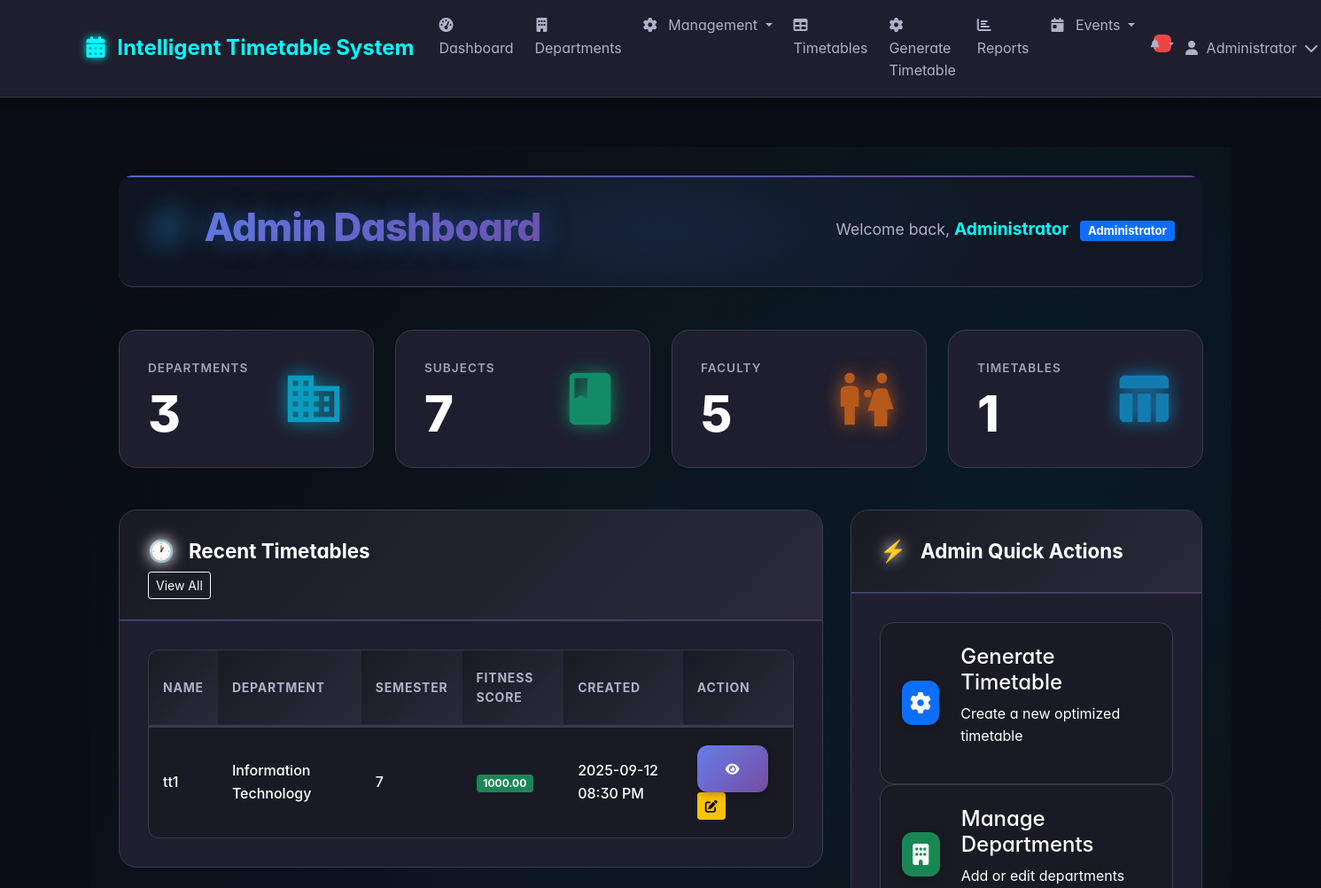
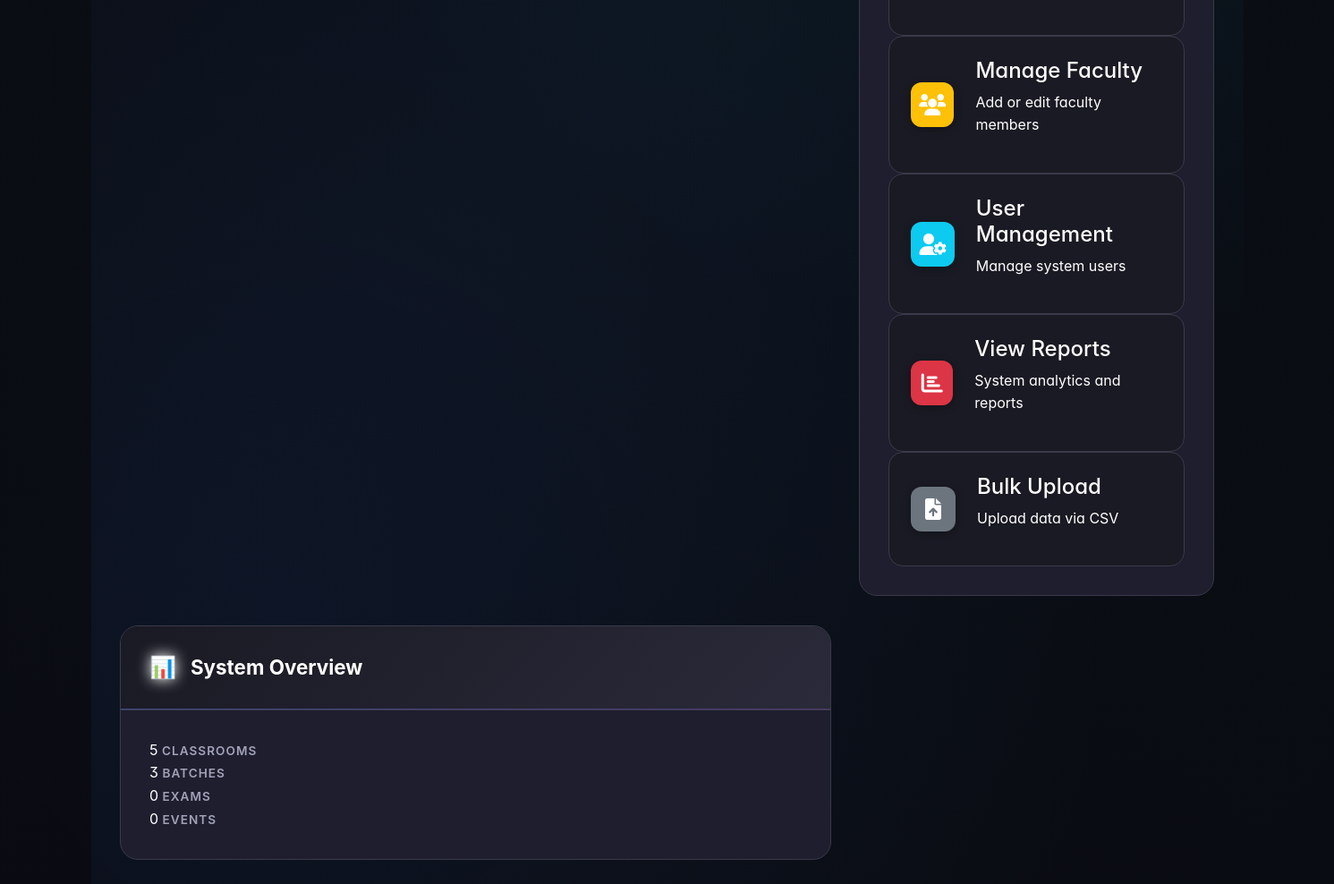
Page /admin/dashboard (signed in) on the earlier database version (2 pictures, top to bottom).
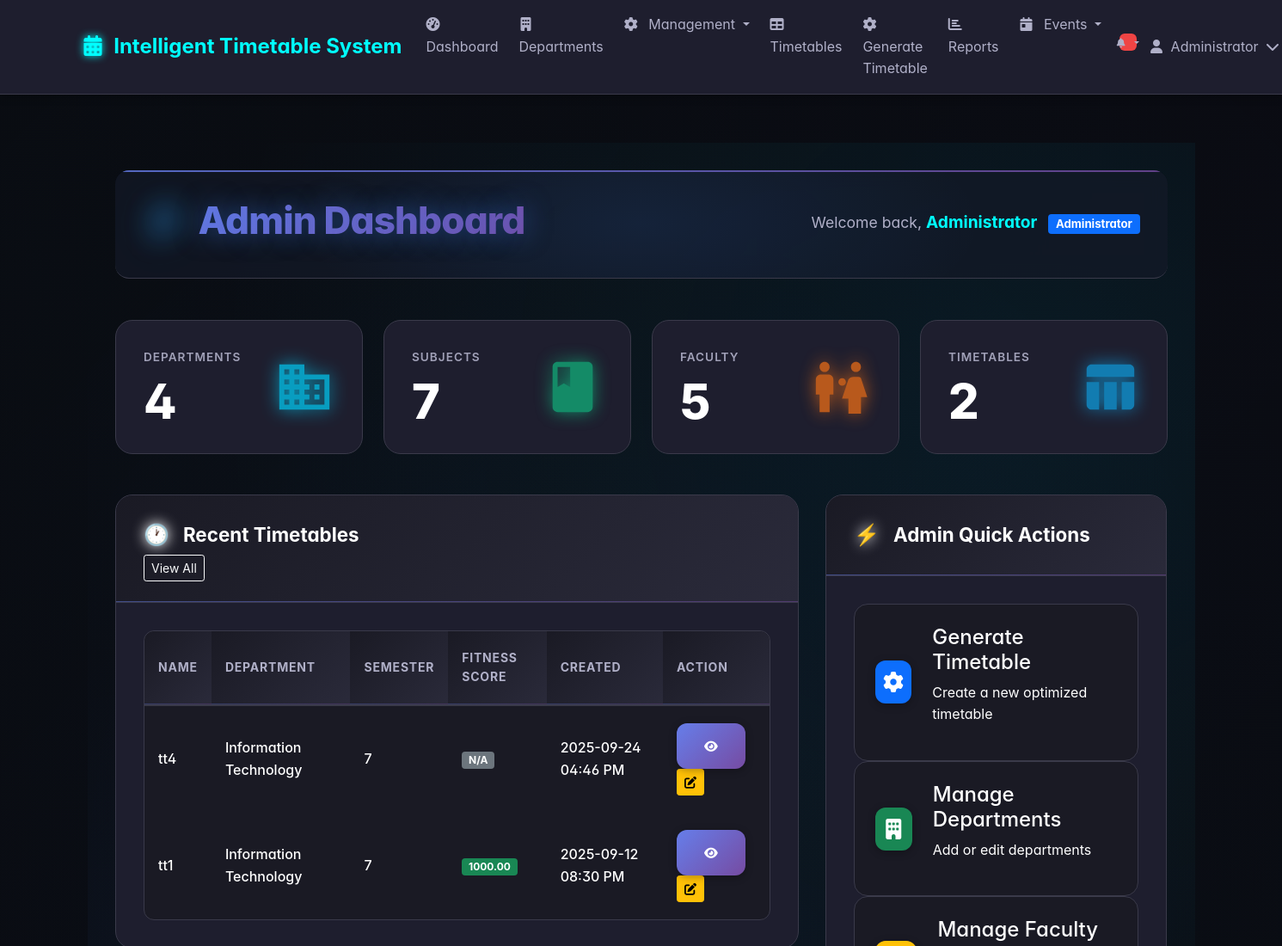
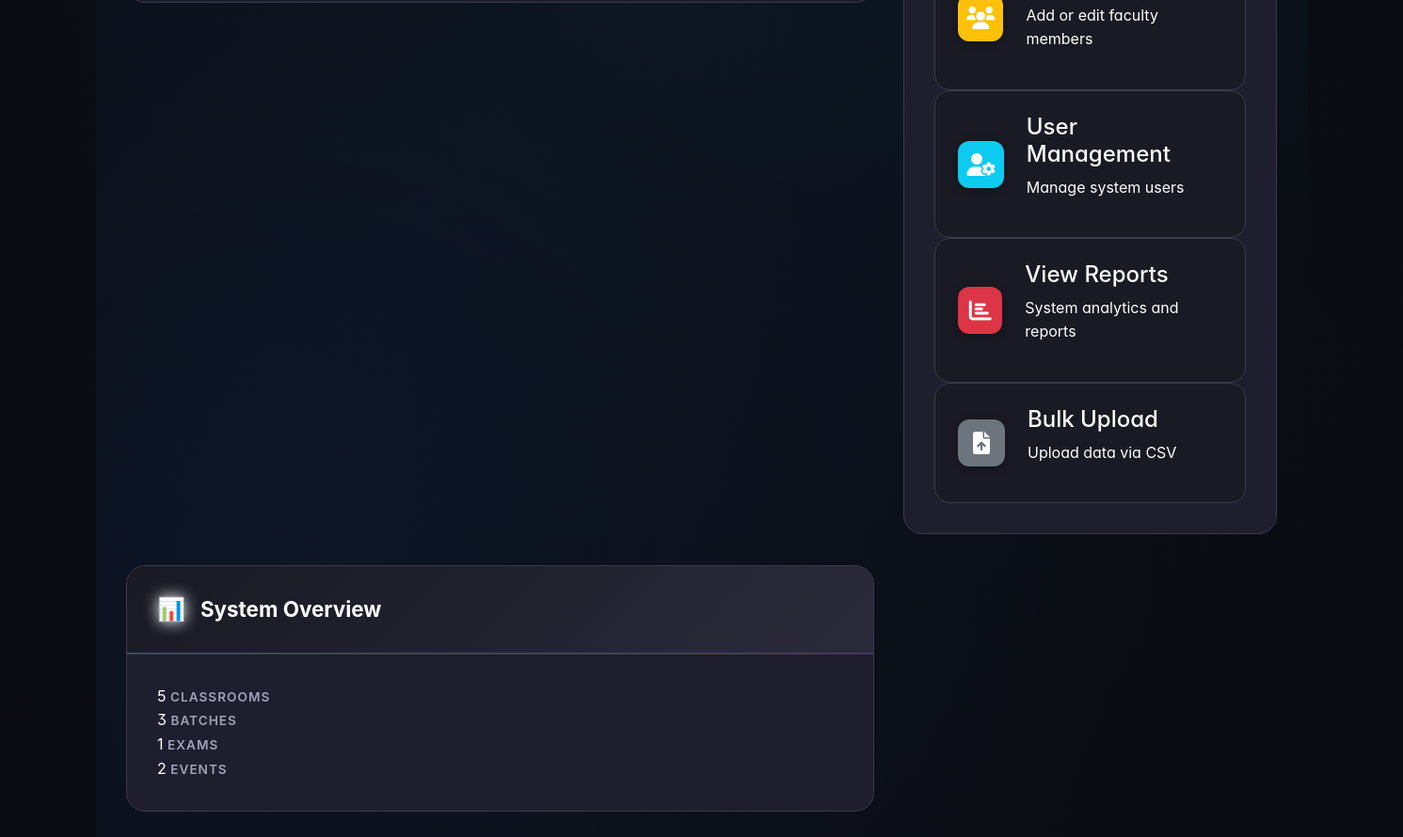
Same page on the later database version (2 pictures, top to bottom).
### tables this page shows
CREATE TABLE timetables (
            id INTEGER PRIMARY KEY AUTOINCREMENT,
            name TEXT NOT NULL,
            department_id INTEGER,
            semester INTEGER,
            fitness_score REAL,
            generated_by INTEGER,
            created_at DATETIME DEFAULT CURRENT_TIMESTAMP,
            FOREIGN KEY (department_id) REFERENCES departments (id),
            FOREIGN KEY (generated_by) REFERENCES users (id)
        );

CREATE TABLE departments (
            id INTEGER PRIMARY KEY AUTOINCREMENT,
            name TEXT NOT NULL,
            code TEXT UNIQUE NOT NULL,
            created_at DATETIME DEFAULT CURRENT_TIMESTAMP
        );

### app.py (the view)
@app.route('/admin/dashboard')
@admin_required
def admin_dashboard():
    conn = sqlite3.connect('timetable.db')
    conn.row_factory = sqlite3.Row
    cursor = conn.cursor()
    cursor.execute('SELECT COUNT(*) as count FROM departments')
    dept_count = cursor.fetchone()['count']
    cursor.execute('SELECT COUNT(*) as count FROM subjects')
    sub_count = cursor.fetchone()['count']
    cursor.execute('SELECT COUNT(*) as count FROM faculty')
    faculty_count = cursor.fetchone()['count']
    cursor.execute('SELECT COUNT(*) as count FROM timetables')
    timetable_count = cursor.fetchone()['count']
    cursor.execute('SELECT COUNT(*) as count FROM classrooms')
    classroom_count = cursor.fetchone()['count']
    cursor.execute('SELECT COUNT(*) as count FROM batches')
    batch_count = cursor.fetchone()['count']
    cursor.execute('SELECT COUNT(*) as count FROM exams')
    exam_count = cursor.fetchone()['count']
    cursor.execute('SELECT COUNT(*) as count FROM events')
    event_count = cursor.fetchone()['count']
    cursor.execute('''
        SELECT t.*, d.name as department_name, u.username as generated_by_username
        FROM timetables t
        LEFT JOIN departments d ON t.department_id = d.id
        LEFT JOIN users u ON t.generated_by = u.id
        ORDER BY t.created_at DESC
        LIMIT 5
    ''')
    recent_timetables = cursor.fetchall()
    cursor.execute('''
        SELECT e.*, d.name as department_name, s.name as subject_name, c.name as classroom_name
        FROM exams e
        LEFT JOIN departments d ON e.department_id = d.id
        LEFT JOIN subjects s ON e.subject_id = s.id
        LEFT JOIN classrooms c ON e.classroom_id = c.id
        WHERE e.exam_date >= date('now')
        ORDER BY e.exam_date, e.start_time
        LIMIT 5
    ''')
    upcoming_exams = cursor.fetchall()
    cursor.execute('''
        SELECT e.*, u.username as created_by_username
        FROM events e
        LEFT JOIN users u ON e.created_by = u.id
        WHERE e.event_date >= date('now')
        ORDER BY e.event_date, e.start_time
        LIMIT 5
    ''')
    upcoming_events = cursor.fetchall()
    cursor.execute('''
        SELECT * FROM notifications
        WHERE user_id = ? AND is_read = 0
        ORDER BY created_at DESC
        LIMIT 10
    ''', (session['user_id'],))
    notifications = cursor.fetchall()
    conn.close()
    stats = {
        'departments': dept_count,
        'subjects': sub_count,
        'faculty': faculty_count,
        'timetables': timetable_count,
        'classrooms': classroom_count,
        'batches': batch_count,
        'exams': exam_count,
        'events': event_count
    }
    return render_template('dashboard_admin.html',
                          stats=stats,
                          recent_timetables=recent_timetables,
                          upcoming_exams=upcoming_exams,
                          upcoming_events=upcoming_events,
                          notifications=notifications)

### app.py (called while the page is built)
@app.context_processor
def inject_notifications():
    if 'user_id' in session:
        conn = sqlite3.connect('timetable.db')
        conn.row_factory = sqlite3.Row
        cursor = conn.cursor()
        cursor.execute('SELECT COUNT(*) as count FROM notifications WHERE user_id = ? AND is_read = 0', (session['user_id'],))
        notification_count = cursor.fetchone()['count']
        conn.close()
        return {'notification_count': notification_count}
    return {'notification_count': 0}

@app.context_processor
def inject_notifications():
    if 'user_id' in session:
        conn = sqlite3.connect('timetable.db')
        conn.row_factory = sqlite3.Row
        cursor = conn.cursor()
        cursor.execute('SELECT COUNT(*) as count FROM notifications WHERE user_id = ? AND is_read = 0', (session['user_id'],))
        notification_count = cursor.fetchone()['count']
        conn.close()
        return {'notification_count': notification_count}
    return {'notification_count': 0}

@app.context_processor
def utility_processor():
    return dict(get_faculty_subjects=get_faculty_subjects)

### templates/dashboard_admin.html (shortened to what the changed rows need)
{% extends "base.html" %}
{% block content %}
<div class="dashboard-container">
    <div class="header-section">
        <div class="header-content">
            <h1 class="main-title">
                <span class="title-icon">⚡</span>
                <span class="title-text">Admin Dashboard</span>
            </h1>
        </div>
    </div>
    <div class="stats-grid">
        <div class="stat-card stat-primary">
            <div class="stat-content">
                <div class="stat-info">
                    <div class="stat-label">Departments</div>
                    <div class="stat-value">{{ stats.departments }}</div>
                </div>
            </div>
        </div>
        <div class="stat-card stat-info">
            <div class="stat-content">
                <div class="stat-info">
                    <div class="stat-label">Timetables</div>
                    <div class="stat-value">{{ stats.timetables }}</div>
                </div>
            </div>
        </div>
    </div>
    <div class="content-grid">
        <div class="content-card timetables-card">
            <div class="card-header">
                <h2 class="card-title">
                    <span class="card-icon">🕐</span>
                    Recent Timetables
                </h2>
            </div>
            <div class="card-content">
                {% if recent_timetables %}
                    <div class="table-container">
                        <table class="modern-table">
                            <thead>
                                <tr>
                                    <th>Name</th>
                                    <th>Department</th>
                                    <th>Semester</th>
                                    <th>Fitness Score</th>
                                    <th>Created</th>
                                    <th>Action</th>
                                </tr>
                            </thead>
                            <tbody>
                                {% for timetable in recent_timetables %}
                                <tr class="table-row">
                                    <td class="table-cell">{{ timetable.name }}</td>
                                    <td class="table-cell">{{ timetable.department_name or 'N/A' }}</td>
                                    <td class="table-cell">{{ timetable.semester }}</td>
                                    <td class="table-cell">
                                        {% if timetable.fitness_score %}
                                            <span class="badge bg-{% if timetable.fitness_score >= 0.8 %}success{% elif timetable.fitness_score >= 0.6 %}warning{% else %}danger{% endif %}">
                                                {{ "%.2f"|format(timetable.fitness_score) }}
                                            </span>
                                        {% else %}
                                            <span class="badge bg-secondary">N/A</span>
                                        {% endif %}
                                    </td>
                                    <td class="table-cell">{{ timetable.created_at|format_datetime }}</td>
                                    <td class="table-cell">
                                        <div class="action-buttons">
                                            <a href="{{ url_for('timetable.view_timetable', id=timetable.id) }}" class="btn btn-sm btn-primary" title="View">
                                                <i class="fas fa-eye"></i>
                                            </a>
                                            <a href="{{ url_for('edit_timetable', id=timetable.id) }}" class="btn btn-sm btn-warning" title="Edit">
                                                <i class="fas fa-edit"></i>
                                            </a>
                                        </div>
                                    </td>
                                </tr>
                                {% endfor %}
                            </tbody>
                        </table>
                    </div>
                {% endif %}
            </div>
        </div>
        <div class="content-card actions-card">
            <div class="card-header">
                <h2 class="card-title">
                    <span class="card-icon">⚡</span>
                    Admin Quick Actions
                </h2>
            </div>
        </div>
        <div class="content-card system-card">
            <div class="card-header">
                <h2 class="card-title">
                    <span class="card-icon">📊</span>
                    System Overview
                </h2>
            </div>
            <div class="card-content">
                <div class="system-stats">
                    <div class="system-stat">
                        <span class="stat-number">{{ stats.exams or 0 }}</span>
                        <span class="stat-label">Exams</span>
                    </div>
                    <div class="system-stat">
                        <span class="stat-number">{{ stats.events or 0 }}</span>
                        <span class="stat-label">Events</span>
                    </div>
                </div>
            </div>
        </div>
    </div>
</div>
{% endblock %}

Differences in the rows shown:
added timetables: name "tt4", name "Information Technology", semester "7", fitness_score "N/A", created_at "2025-09-24 04:46 PM"
Other differences:
{{ stats.departments }}: "3" → "4"
{{ stats.timetables }}: "1" → "2"
{{ stats.exams or 0 }}: "0" → "1"
{{ stats.events or 0 }}: "0" → "2"
